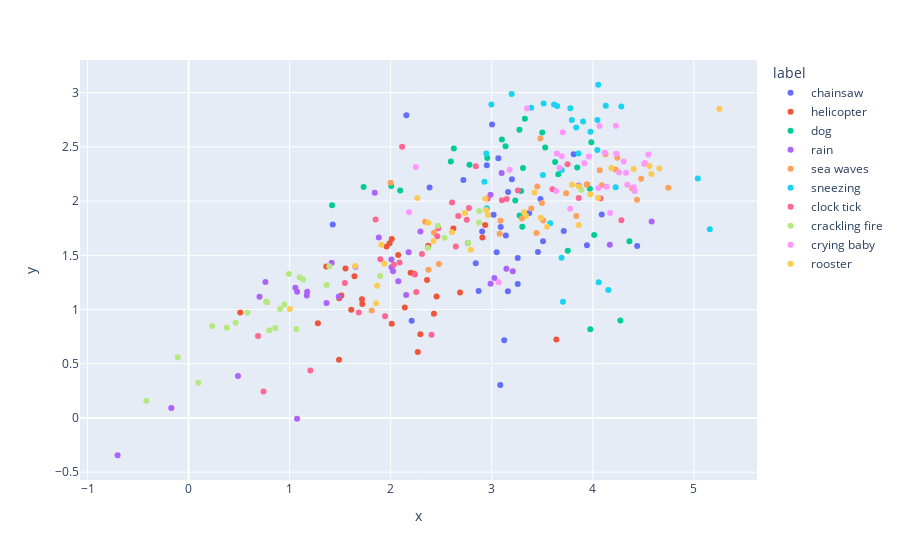

This figure's notebook cell:
### Code cell
plot_latent_space(encoder, train, show_labels = 'all', numeric_labels = False, expected_shape = (1,64,128,1))

### Figure 1 — Plotly figure (JSON) as saved in the notebook; plotly's stock layout.template omitted (floating-point values rounded to 4 significant figures)
{"data": [{"hovertemplate": "label=chainsaw<br>x=%{x}<br>y=%{y}<extra></extra>", "legendgroup": "chainsaw", "marker": {"color": "#636efa", "opacity": 1, "symbol": "circle"}, "mode": "markers", "name": "chainsaw", "orientation": "v", "showlegend": true, "type": "scatter", "x": [3.003, 1.427, 3.713, 2.905, 2.208, 2.385, 3.482, 3.257, 3.811, 4.439, 3.507, 3.16, 2.951, 3.371, 3.942, 3.257, 2.155, 3.084, 3.018, 3.123, 3.049, 3.088, 2.841, 3.161, 2.719, 3.457, 4.088, 3.139, 3.199, 3.065, 2.87], "xaxis": "x", "y": [2.706, 1.785, 1.723, 1.72, 0.8967, 2.126, 2.018, 1.235, 2.432, 1.585, 1.63, 1.17, 2.332, 1.891, 1.593, 1.475, 2.792, 0.3045, 1.874, 0.7156, 1.527, 1.76, 1.427, 2.084, 2.195, 1.53, 1.876, 1.682, 2.201, 2.394, 1.171], "yaxis": "y"}, {"hovertemplate": "label=helicopter<br>x=%{x}<br>y=%{y}<extra></extra>", "legendgroup": "helicopter", "marker": {"color": "#EF553B", "opacity": 1, "symbol": "circle"}, "mode": "markers", "name": "helicopter", "orientation": "v", "showlegend": true, "type": "scatter", "x": [1.489, 2.428, 2.935, 2.074, 1.512, 1.28, 2.197, 0.511, 2.62, 1.61, 2.139, 2.293, 2.454, 2.01, 3.639, 2.907, 2.686, 2.233, 2.269, 1.642, 1.715, 2.36, 2.371, 1.959, 1.719, 1.989, 1.553, 1.49, 1.363, 2.011], "xaxis": "x", "y": [0.5379, 0.9613, 1.78, 1.503, 1.129, 0.8729, 1.339, 0.9736, 1.747, 0.9988, 1.018, 0.7726, 1.12, 0.8683, 0.7238, 1.665, 1.157, 1.329, 0.6089, 1.306, 1.095, 1.272, 1.588, 1.581, 1.051, 1.612, 1.378, 1.104, 1.397, 1.65], "yaxis": "y"}, {"hovertemplate": "label=dog<br>x=%{x}<br>y=%{y}<extra></extra>", "legendgroup": "dog", "marker": {"color": "#00cc96", "opacity": 1, "symbol": "circle"}, "mode": "markers", "name": "dog", "orientation": "v", "showlegend": true, "type": "scatter", "x": [3.136, 3.985, 2.625, 2.78, 3.659, 2.956, 3.302, 4.014, 3.752, 3.845, 1.732, 3.976, 3.31, 3.5, 2.006, 4.273, 3.627, 3.276, 3.101, 3.529, 1.42, 3.328, 3.291, 3.972, 2.094, 3.274, 2.595, 4.363, 3.233], "xaxis": "x", "y": [2.506, 2.542, 2.485, 2.335, 2.247, 2.397, 1.763, 1.688, 1.541, 2.31, 2.13, 0.8171, 2.305, 2.634, 2.14, 0.8995, 2.36, 1.867, 2.568, 2.495, 1.962, 2.759, 2.093, 2.113, 2.098, 2.658, 2.365, 1.63, 2.007], "yaxis": "y"}, {"hovertemplate": "label=rain<br>x=%{x}<br>y=%{y}<extra></extra>", "legendgroup": "rain", "marker": {"color": "#ab63fa", "opacity": 1, "symbol": "circle"}, "mode": "markers", "name": "rain", "orientation": "v", "showlegend": true, "type": "scatter", "x": [1.486, 1.883, 0.7606, 2.153, 1.074, 3.026, 3.098, 2.294, 1.416, 0.4885, 1.842, 2.988, 1.365, 1.074, 4.168, 1.651, -0.1707, -0.7025, 2.177, 2.024, 1.056, 2.008, 3.86, 2.765, 2.987, 4.582, 1.169, 0.7018, 3.145, 1.174, 2.007, 2.076, 3.208], "xaxis": "x", "y": [1.12, 1.664, 1.253, 1.135, -0.007956, 1.29, 2.26, 1.72, 1.431, 0.3879, 2.076, 1.238, 1.06, 1.164, 1.598, 1.394, 0.09219, -0.3439, 1.529, 1.352, 1.2, 1.39, 2.144, 1.615, 2.058, 1.813, 1.13, 1.119, 1.375, 1.165, 1.46, 1.261, 1.352], "yaxis": "y"}, {"hovertemplate": "label=sea waves<br>x=%{x}<br>y=%{y}<extra></extra>", "legendgroup": "sea waves", "marker": {"color": "#FFA15A", "opacity": 1, "symbol": "circle"}, "mode": "markers", "name": "sea waves", "orientation": "v", "showlegend": true, "type": "scatter", "x": [3.496, 1.812, 2.428, 2.373, 4.437, 4.126, 3.451, 2.476, 3.087, 3.443, 3.298, 4.243, 3.078, 4.089, 2.0, 3.946, 4.39, 3.938, 4.225, 3.391, 3.837, 4.069, 4.746, 3.736, 4.478, 3.48, 3.51, 2.34], "xaxis": "x", "y": [1.983, 0.9917, 1.709, 1.367, 2.013, 2.432, 2.135, 1.42, 1.819, 1.705, 1.839, 2.4, 1.699, 2.146, 2.17, 2.156, 2.118, 2.152, 2.29, 1.931, 1.862, 2.284, 2.123, 2.071, 2.207, 2.578, 1.82, 1.81], "yaxis": "y"}, {"hovertemplate": "label=sneezing<br>x=%{x}<br>y=%{y}<extra></extra>", "legendgroup": "sneezing", "marker": {"color": "#19d3f3", "opacity": 1, "symbol": "circle"}, "mode": "markers", "name": "sneezing", "orientation": "v", "showlegend": true, "type": "scatter", "x": [4.054, 4.046, 3.777, 3.792, 3.859, 3.648, 2.946, 4.128, 3.904, 2.996, 5.039, 3.197, 4.045, 3.836, 3.506, 5.158, 4.282, 4.059, 3.513, 3.977, 3.616, 3.579, 3.693, 4.154, 3.704, 4.226, 3.391, 2.951, 3.691, 2.927], "xaxis": "x", "y": [3.073, 2.749, 2.857, 2.748, 2.44, 2.878, 2.44, 2.878, 2.733, 2.89, 2.209, 2.987, 2.472, 2.678, 2.241, 1.74, 2.873, 1.25, 2.9, 2.64, 2.891, 1.797, 2.286, 1.18, 1.073, 2.128, 2.86, 1.934, 1.478, 2.179], "yaxis": "y"}, {"hovertemplate": "label=clock tick<br>x=%{x}<br>y=%{y}<extra></extra>", "legendgroup": "clock tick", "marker": {"color": "#FF6692", "opacity": 1, "symbol": "circle"}, "mode": "markers", "name": "clock tick", "orientation": "v", "showlegend": true, "type": "scatter", "x": [2.644, 2.669, 3.601, 2.24, 2.309, 3.75, 2.113, 2.404, 1.684, 0.7415, 2.253, 2.842, 3.259, 4.078, 2.96, 1.546, 2.774, 4.283, 1.897, 2.607, 3.1, 3.148, 2.461, 1.205, 2.471, 2.753, 0.6867, 1.944, 2.031, 3.861, 1.851, 2.087], "xaxis": "x", "y": [1.58, 1.863, 2.109, 1.324, 1.511, 2.34, 2.501, 0.7682, 0.9731, 0.2448, 1.163, 2.322, 2.099, 2.024, 2.023, 1.245, 1.936, 1.823, 1.464, 1.987, 2.008, 2.019, 1.675, 0.4368, 1.749, 1.828, 0.7564, 0.9379, 1.412, 2.028, 1.83, 1.434], "yaxis": "y"}, {"hovertemplate": "label=crackling fire<br>x=%{x}<br>y=%{y}<extra></extra>", "legendgroup": "crackling fire", "marker": {"color": "#B6E880", "opacity": 1, "symbol": "circle"}, "mode": "markers", "name": "crackling fire", "orientation": "v", "showlegend": true, "type": "scatter", "x": [0.8589, 0.9915, 1.066, 1.135, 3.886, 2.874, 0.9474, 0.3774, 1.1, 0.7777, 1.895, -0.1063, 2.877, 2.767, -0.4185, 0.4655, 0.2345, 0.8, 2.367, 0.09546, 1.366, 2.533, 1.393, 0.5809, 0.9057, 0.7665, 2.467], "xaxis": "x", "y": [0.8286, 1.328, 0.8213, 1.276, 2.105, 1.804, 1.047, 0.8316, 1.296, 1.068, 1.309, 0.5609, 1.91, 1.614, 0.1578, 0.8778, 0.8492, 0.8085, 1.569, 0.3253, 1.226, 1.663, 1.398, 0.9708, 1.006, 1.073, 1.773], "yaxis": "y"}, {"hovertemplate": "label=crying baby<br>x=%{x}<br>y=%{y}<extra></extra>", "legendgroup": "crying baby", "marker": {"color": "#FF97FF", "opacity": 1, "symbol": "circle"}, "mode": "markers", "name": "crying baby", "orientation": "v", "showlegend": true, "type": "scatter", "x": [3.177, 3.636, 3.917, 4.403, 3.961, 4.305, 4.118, 3.776, 4.341, 4.509, 4.067, 4.515, 4.233, 4.55, 4.171, 3.702, 2.181, 4.26, 3.068, 3.644, 4.136, 4.055, 4.329, 2.248, 3.672, 4.227, 3.693, 4.414, 3.349], "xaxis": "x", "y": [2.29, 2.093, 2.35, 2.129, 2.411, 2.366, 2.446, 1.929, 2.151, 2.342, 2.693, 2.351, 2.437, 2.43, 1.89, 2.635, 1.897, 2.264, 1.252, 2.439, 2.132, 2.121, 2.261, 2.314, 2.308, 2.695, 2.413, 2.094, 2.854], "yaxis": "y"}, {"hovertemplate": "label=rooster<br>x=%{x}<br>y=%{y}<extra></extra>", "legendgroup": "rooster", "marker": {"color": "#FECB52", "opacity": 1, "symbol": "circle"}, "mode": "markers", "name": "rooster", "orientation": "v", "showlegend": true, "type": "scatter", "x": [3.794, 3.548, 5.253, 4.579, 2.735, 2.371, 1.855, 3.486, 4.56, 1.866, 3.861, 1.937, 3.861, 3.339, 1.002, 1.908, 4.658, 3.319, 2.793, 2.962, 2.263, 3.423, 4.184, 2.936, 2.605, 3.975, 1.648, 4.404, 2.943, 4.052, 2.424], "xaxis": "x", "y": [2.152, 1.764, 2.85, 2.25, 1.891, 1.801, 1.058, 1.846, 2.324, 1.22, 2.136, 1.422, 1.781, 1.862, 1.005, 1.597, 2.3, 1.896, 1.552, 1.872, 2.029, 2.08, 2.304, 2.022, 1.712, 2.063, 1.402, 2.295, 1.919, 2.027, 1.633], "yaxis": "y"}], "layout": {"legend": {"title": {"text": "label"}, "tracegroupgap": 0}, "margin": {"t": 60}, "xaxis": {"anchor": "y", "domain": [0, 1], "title": {"text": "x"}}, "yaxis": {"anchor": "x", "domain": [0, 1], "title": {"text": "y"}}}}
